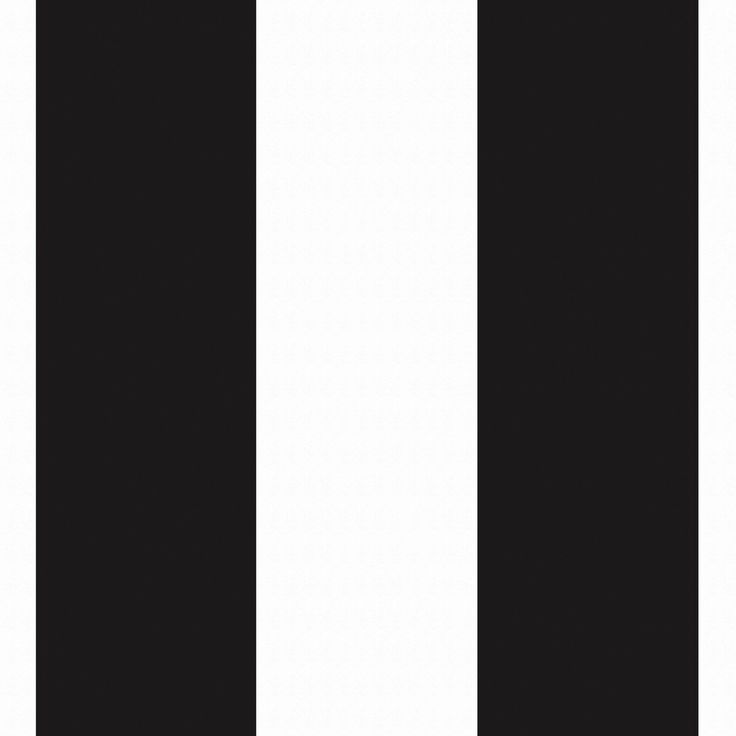
#> input picture Practica4/bars.jpg, 736 x 736 px, found by its file name
$ python practica4.py
#> lines starting #> are read from the running program, lines starting #| are printed output that depends on the picture; after the words box and inside, x2 and y2 are one past the last pixel; in counts of white or black regions, pixels touching at a corner belong together
import cv2
import numpy as np
import matplotlib.pyplot as plt

I = cv2.imread('Practica4/bars.jpg', cv2.IMREAD_GRAYSCALE)
#> I: shape (736, 736); min 9, max 255, mean 116.7
F = np.fft.fft2(I)
Fshift = np.fft.fftshift(F)

cv2.imshow("I", I)

plt.figure("F")
plt.imshow(np.log1p(np.abs(F)), cmap='gray')

cv2.imshow("I shift", np.fft.fftshift(I))
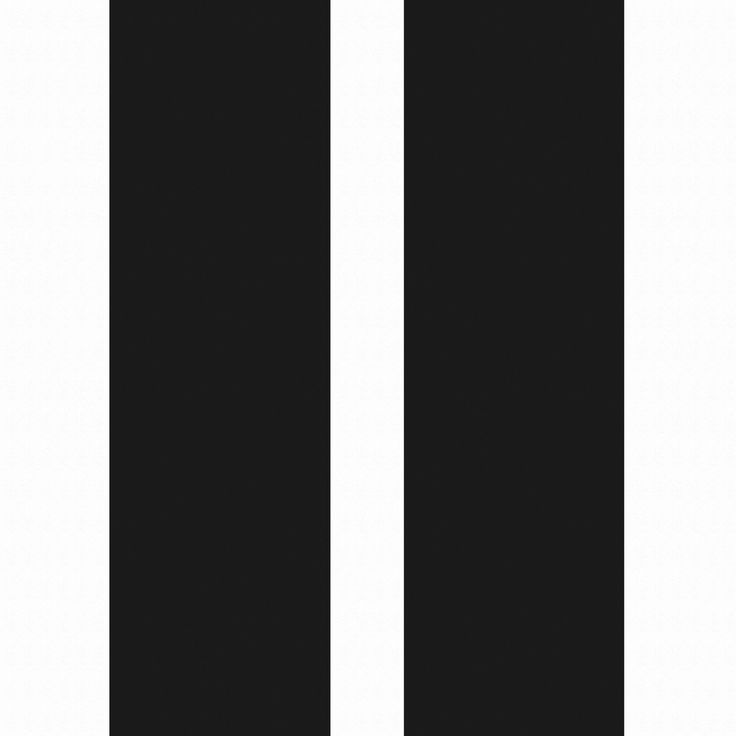
#> window 'I shift': shape (736, 736); min 9, max 255, mean 116.7

plt.figure("F shift")
plt.imshow(np.log1p(np.abs(Fshift)), cmap='gray')

## Filtro
M, N = F.shape
#> M = 736; N = 736
H = np.zeros((M, N), dtype=np.float32)
D0 = 100
for u in range(M):
    for v in range(N):
        D = np.sqrt((u - M/2)**2 + (v - N/2)**2)
        # [6 lines of commented-out code are left out]
        if D <= D0:
            H[u, v] = 0
        else:
            H[u, v] = 1
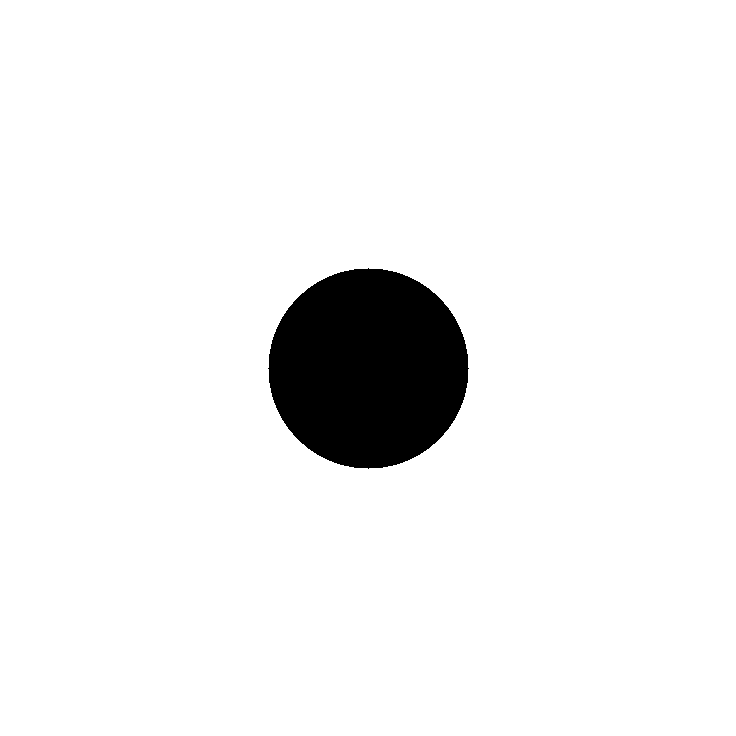
#> H: shape (736, 736) float32; values 0 (black) and 1 (white), 94.2% white; 1 black region, box (x1, y1, x2, y2) and area: (268, 268, 469, 469) 31417
plt.figure("H")
plt.imshow(H, cmap='gray')
plt.axis('off')

Gshift = Fshift * H #Filtradoq

plt.figure("G shift")
plt.imshow(np.log1p(np.abs(Gshift)), cmap='gray')

G = np.fft.fftshift(Gshift)
plt.figure("G")
plt.imshow(np.log1p(np.abs(G)), cmap='gray')

g = np.abs(np.fft.ifft2(G))
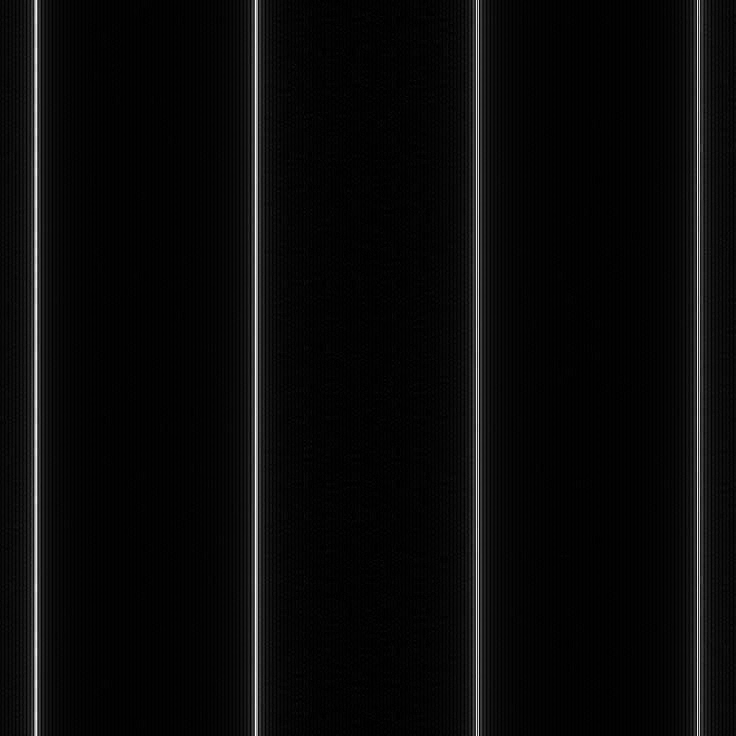
#> g: shape (736, 736) float64; min 7.17e-06, max 73.29, mean 3; drawn with min black and max white
plt.figure("g")
plt.imshow(g, cmap='gray')

plt.show()
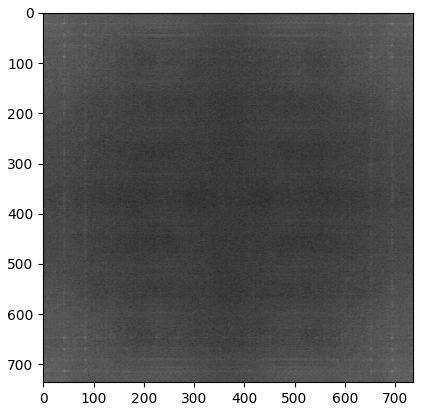
#> figure drawn by matplotlib, 1 panel
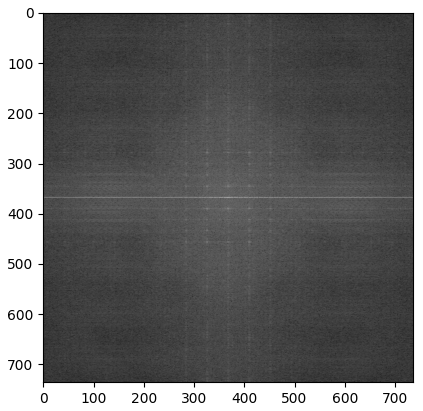
#> figure drawn by matplotlib, 1 panel
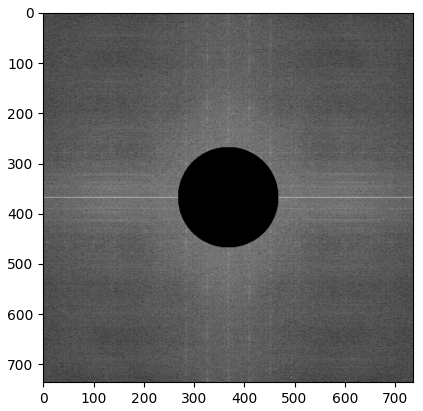
#> figure drawn by matplotlib, 1 panel
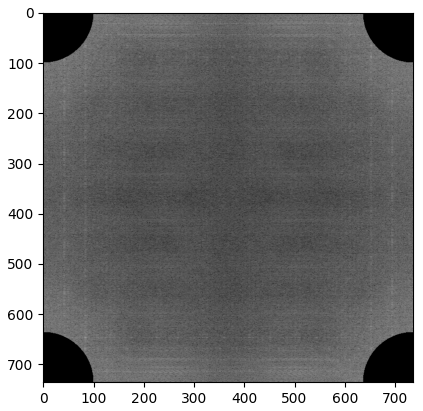
#> figure drawn by matplotlib, 1 panel

# [38 lines of commented-out code are left out]
